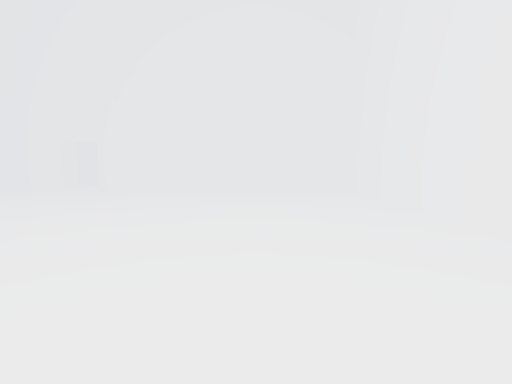
View 1 (above)

14 first-person views from a walk through a 3-D level made in the Unity game engine. The camera is 1.5 m above the floor, tilts 6° down and sees 85° across. The floor is counted in squares, 2 m on a side. Each view is taken from the middle of a square. On the plan, view 1 faces up. The plan holds only what a view shows up to about 10 squares ahead; the rest is blank. The place goes on beyond the plan. The player character is not drawn.

View 2
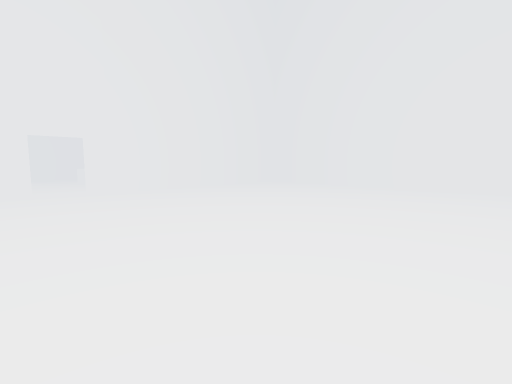

View 3
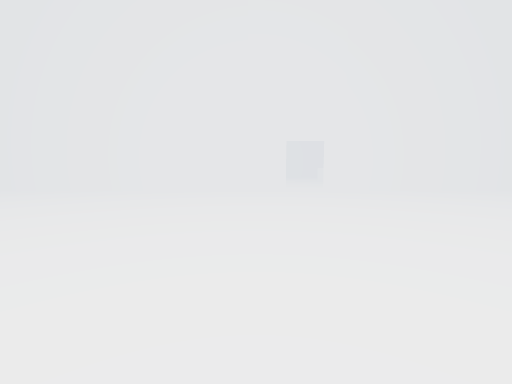

View 4
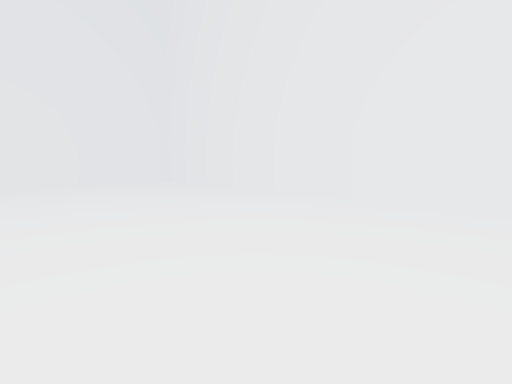

View 5
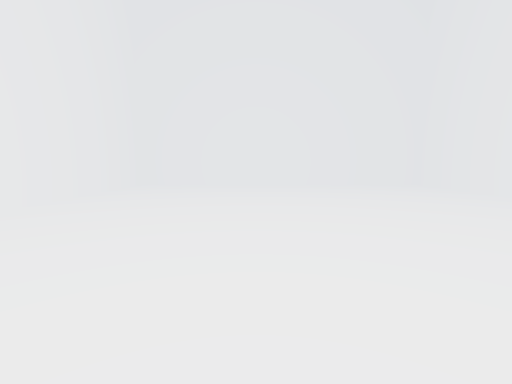

View 6
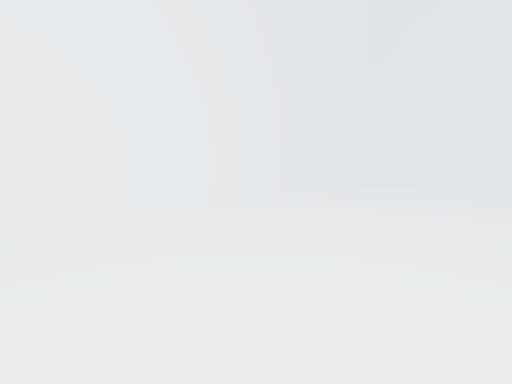

View 7
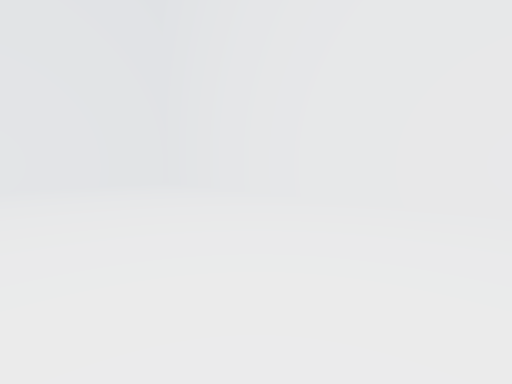

View 8
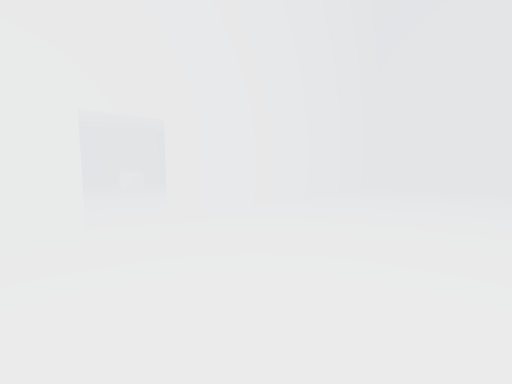

View 9
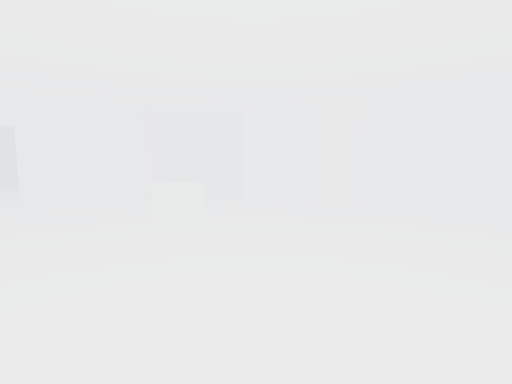

View 10
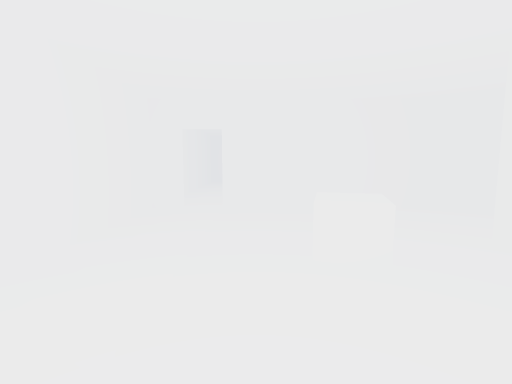

View 11
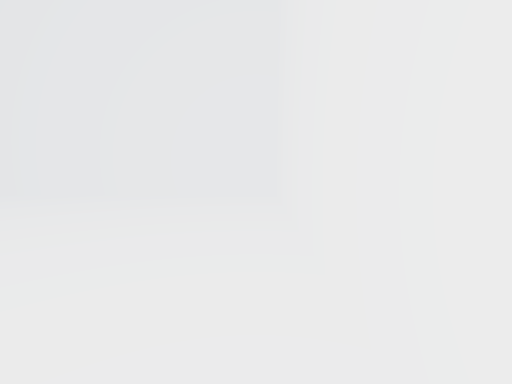

View 12
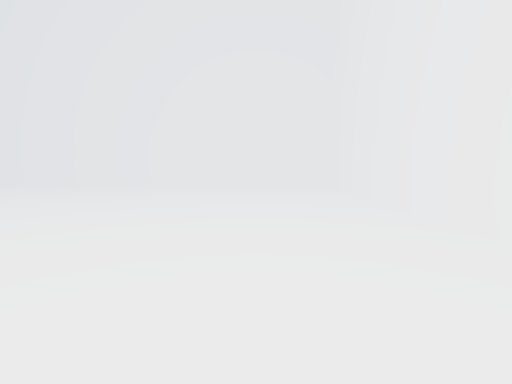

View 13
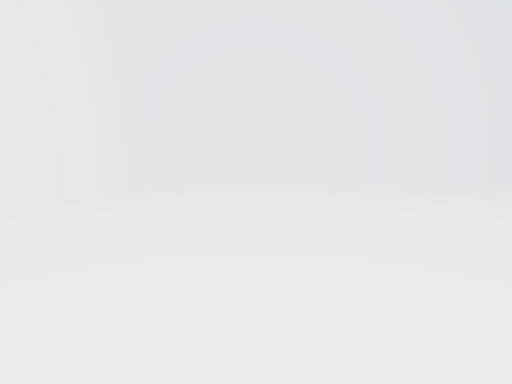

View 14
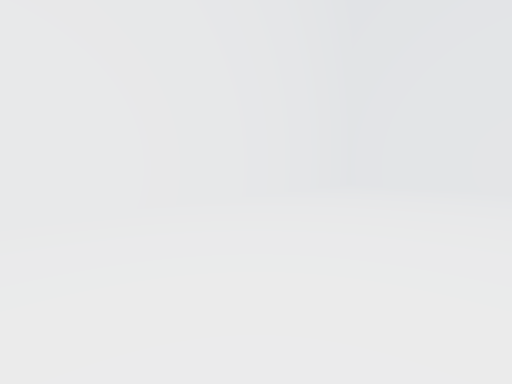

### Floor plan
Points are (right, up) in squares from view 1. A wall is a line through its corners. A room is listed if a view was taken in it or the views show most of it. See-through windows are left out.
Room 1 (views 1, 2, 3, 4, 5, 6, 7, 8, 11, 12, 13, 14)
walls: (-5.1, 7.5) (-17.4, 7.5) (-17.4, -1.9) (2.5, -1.9) (2.5, 7.5) (-4.2, 7.5)
ways out: opening at (-5, 8) to room 2
Room 2 (views 9, 10)
walls: (-5.1, 13.5) (-5.7, 13.5) (-5.7, 8.2); (-0.6, 8.1) (-0.6, 13.5) (-4.6, 13.5)
ways out: opening at (-5, 8) to room 1; opening at (-5, 14)
objects: other object (-3, 11)

Where each view was taken, in squares from view 1:
view 1: 0 up, 0 right, facing up
view 2: 0 up, 6 left, facing up-right
view 3: 0 up, 6 left, facing up
view 4: 2 up, 7 left, facing up-left
view 5: 2 up, 8 left, facing left
view 6: 2 up, 8 left, facing down-left
view 7: 3 up, 7 left, facing down-right
view 8: 4 up, 6 left, facing up-right
view 9: 8 up, 5 left, facing up-right
view 10: 9 up, 4 left, facing up
view 11: 7 up, 11 left, facing left
view 12: 7 up, 15 left, facing down
view 13: 7 up, 1 left, facing down
view 14: 7 up, 2 left, facing down-right
